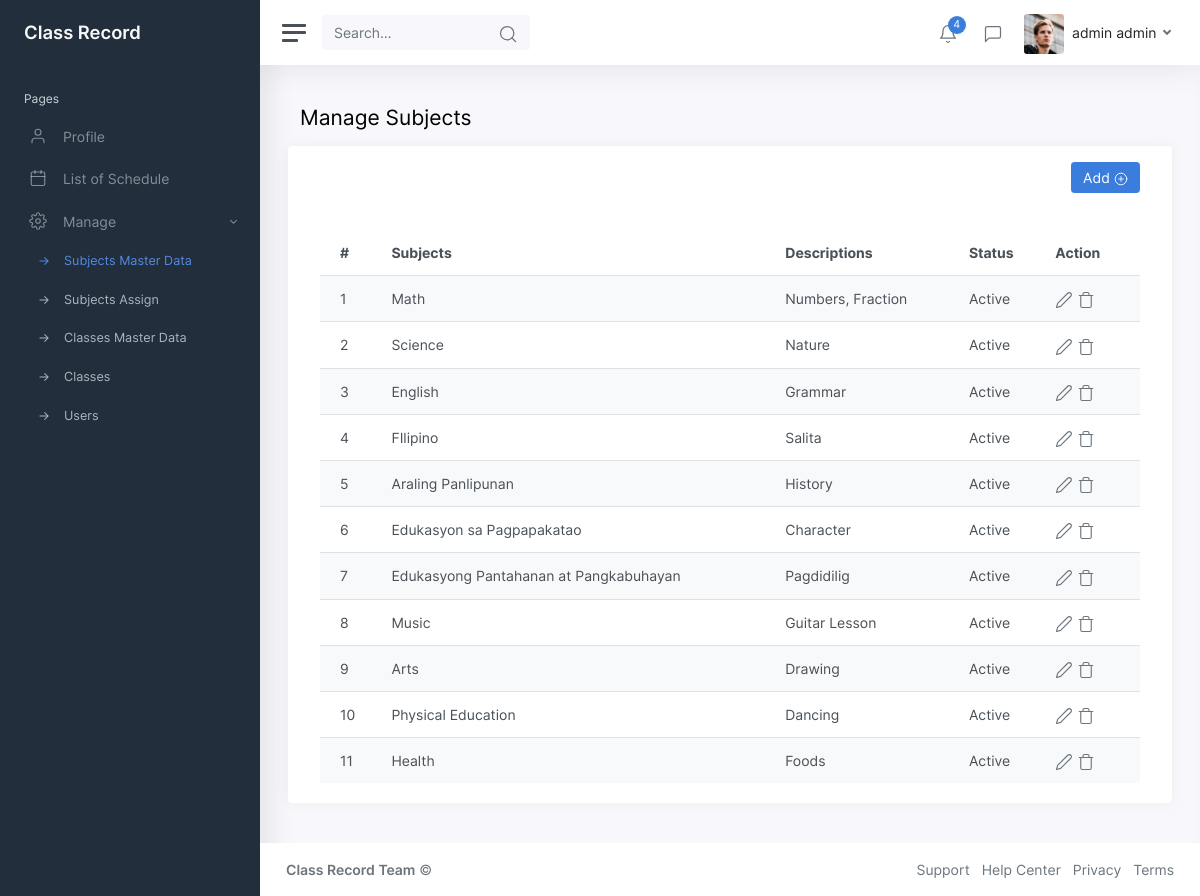
The page /subject_master_data_action.php (signed in) on the database its author committed.
### tables this page shows
CREATE TABLE `subjects` (
  `subjectId` int NOT NULL,
  `subjects` varchar(255) NOT NULL,
  `description` varchar(255) NOT NULL,
  `status` enum('Active','Inactive','Deleted') NOT NULL,
  `datecreated` datetime NOT NULL,
  `dateupdated` datetime NOT NULL,
  `userId` int NOT NULL
);

### libraries/data_interface.php (called while the page is built, shortened)
<?php
class jpacObject{
	private $conn;
	public function __construct(){
  		try {
	 		$this->conn = new PDO("mysql:host=".db_server.";dbname=".db_name, db_user, db_pass);
  			$this->conn->setAttribute(PDO::ATTR_ERRMODE, PDO::ERRMODE_EXCEPTION);
		} catch(PDOException $e) {
		  	echo "Connection failed: " . $e->getMessage();
		  	die;
		}
	}
	function SQLQuery($sql) {
		$sth=$this->conn->prepare($sql);
		$sth->execute();
		$result = $sth->fetchAll();
		return $result;
	}
}
?>

### subject_master_data_action.php (the view, shortened to what this page needs)
<?php
$jpac=new JpacObject();
?>
<?php include_once("includes/header.php"); ?>
	<div class="wrapper">
		<?php include_once("menu.php") ?>
		<div class="main">
			<?php include_once("navbar.php") ?>
			<main class="content">
				<div class="container-fluid p-0">
					<h1 class="h3 mb-3">Manage Subjects</h1>
					<div class="row">
                        <div class="card">
                            <div class="card-header text-right">
                                <button class="btn btn-primary" onclick="showModalData('add')"  data-toggle="modal" data-target="#modalData">Add <i class="align-middle" data-feather="plus-circle"></i> </button>
                            </div>
                            <div class="card-body table-responsive">
                            <table class="table table-striped table-hover" id="usersTable">
									<thead>
										<tr>
											<th>#</th>
											<th>Subjects</th>
											<th>Descriptions</th>
											<th>Status</th>
											<th>Action</th>
                                        </tr>
									</thead>
									<tbody>
										<?php
                                        $result=$jpac->SQLQuery("SELECT * FROM subjects");
                                        for($i=0;$i<count($result);$i++){
                                        ?>
										<tr>
											<td><?= ($i+1) ?></td>
											<td><?= $result[$i]['subjects'] ?></td>
											<td><?= $result[$i]['description'] ?></td>
											<td><?= $result[$i]['status'] ?></td>
											<td class="table-action">
												<a href="#" data-toggle="modal" data-target="#modalData" onclick="showModalData('edit','<?= $result[$i]['subjectId'] ?>','<?= $result[$i]['subjects'] ?>','<?= $result[$i]['description'] ?>','<?= $result[$i]['status'] ?>')"><i class="align-middle" data-feather="edit-2"></i></a>
												<a href="#"><i class="align-middle" data-feather="trash"></i></a>
											</td>
										</tr>
                                        <?php } ?>
									</tbody>
								</table>
                            </div>
                        </div>
					</div>
				</div>
			</main>
			<?php include_once("includes/footer.php") ?>
		</div>
	</div>
<link rel="stylesheet" type="text/css" href="https://cdn.datatables.net/v/bs5/dt-1.11.5/datatables.min.css"/>
</body>
</html>

### rows shown on the page
subjects: subjects "Math", description "Numbers, Fraction", status "Active"
subjects: subjects "Science", description "Nature", status "Active"
subjects: subjects "English", description "Grammar", status "Active"
subjects: subjects "FIlipino", description "Salita", status "Active"
subjects: subjects "Araling Panlipunan", description "History", status "Active"
subjects: subjects "Edukasyon sa Pagpapakatao", description "Character", status "Active"
subjects: subjects "Edukasyong Pantahanan at Pangkabuhayan", description "Pagdidilig", status "Active"
subjects: subjects "Music", description "Guitar Lesson", status "Active"
subjects: subjects "Arts", description "Drawing", status "Active"
subjects: subjects "Physical Education", description "Dancing", status "Active"
subjects: subjects "Health", description "Foods", status "Active"

### other values the page prints
$userData[0]['first_name'] "admin"
$userData[0]['last_name'] "admin"
